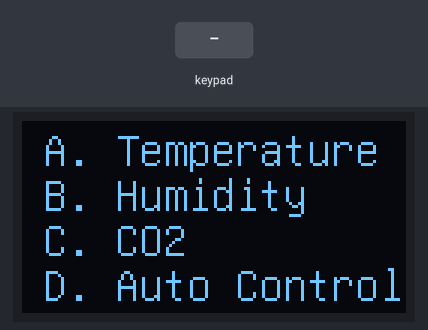
This program was run on a simulated ESP32. Parts: 128×64 one-colour display. Wiring (inferred from the names in the program): 4×4 keypad with keys 1 2 3 A 4 5 6 B 7 8 9 C * 0 # D: rows GPIO 13, GPIO 12, GPIO 14, GPIO 27; columns GPIO 33, GPIO 32, GPIO 26, GPIO 25. The inputs (shaded band) are chosen by the test bench. WiFi joins after 1.5 s; servers stay silent unless stated; uploads are accepted with an empty reply; what the program prints to the serial monitor is not drawn.

Above: at 3.2 s.
3.3 s: keypad keys 2 6 2 5 3 3 3 2 * pressed 0.4 s apart
At 7.0 s:
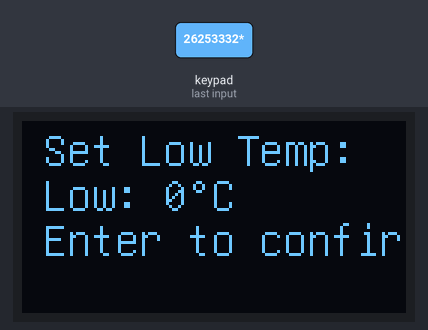
8.4 s: keypad keys 1 3 1 2 1 4 2 7 * pressed 0.4 s apart
At 12.0 s:
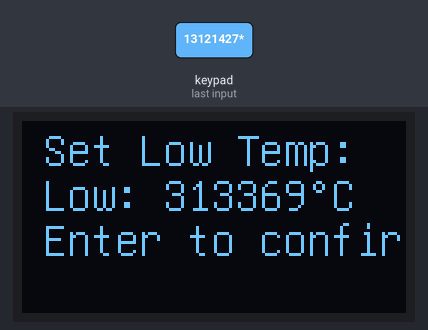
13.5 s: key '5' pressed
At 14.3 s:
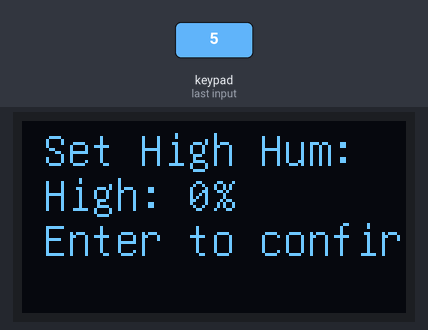
15.1 s: key '*' pressed
At 16.0 s:
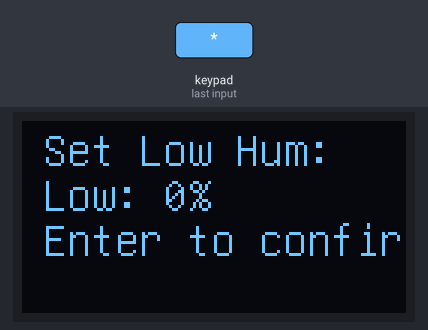
16.7 s: keypad keys 1 3 9 7 2 2 2 2 * pressed 0.4 s apart
At 18.4 s:
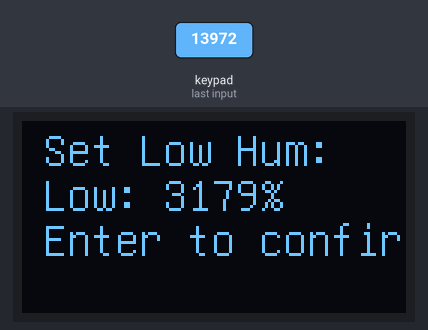
21.8 s: key '8' pressed
At 22.4 s:
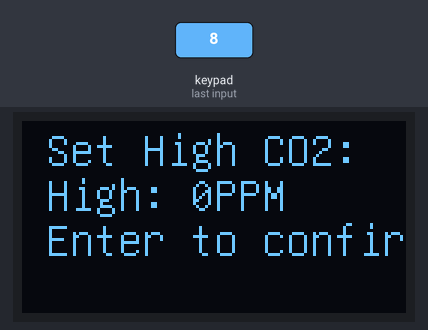
Timing chart, 0 to 24.4 s (numbered marks = the images above; inputs shaded):
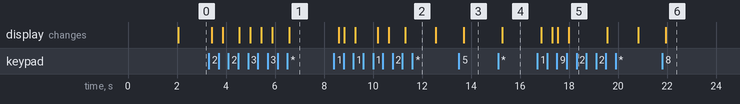

The program:

main.cpp
```cpp
#include <Arduino.h>
#include <U8g2lib.h>
#include "display.h"
#include "wificonnected.h"
// put function declarations here:
int myFunction(int, int);
//定义行引脚数组
int row_pins[4]={13,12,14,27};
//定义列引脚数组
int col_pins[4]={26,25,33,32};
char key;


char read_keypad(){
  char keys[4][4]={
    {'1','2','3','A'},
    {'4','5','6','B'},
    {'7','8','9','C'},
    {'*','0','#','D'},
  };
  for(int j=0;j<4;j++){
    digitalWrite(col_pins[j],LOW);
    for(int i=0;i<4;i++){
      if(!digitalRead(row_pins[i])){
        return keys[i][j];
      }
    }
    digitalWrite(col_pins[j],HIGH);
  }
  return '\0';
}


void setup() {

  ConnectWifiS();
  u8g2.begin();
  u8g2.enableUTF8Print();
  for(int i=0;i<4;i++){
    pinMode(row_pins[i],INPUT_PULLUP);
    pinMode(col_pins[i],OUTPUT);
    digitalWrite(col_pins[i],HIGH);
  }

}
//获取按键值函数

void loop() {

  // ConnectWifiL();
  // put your main code here, to run repeatedly:
  key=read_keypad();
  u8g2.setFont(u8g2_font_unifont_t_symbols);

if (key) {
    if (currentPage == MAIN_MENU && key == 'A') {
      currentPage = SET_TEMPERATURE_HIGH;

    }
    else if(currentPage == MAIN_MENU && key == 'B')
    {
      currentPage = SET_WET_HIGH;
    }
    else if(currentPage == MAIN_MENU && key == 'C')
    {
      currentPage = SET_CO2_HIGH;
    }
    else if(currentPage == MAIN_MENU && key == 'D')
    {
      currentPage = SET_ALL_CONTROL;
    }
    else{
      handleInput(key);
    }

  }


  switch (currentPage)
  {
  case  SET_TEMPERATURE_HIGH:
      displaySetTemperatureHigh();
    /* code */
    break;
   case  SET_TEMPERATURE_LOW:
      displaySetTemperatureLow();
    /* code */
    break;
    case  SET_WET_HIGH:
      displaySetWetHigh();
    /* code */
    break;
    case  SET_WET_LOW:
      displaySetWetLow();
    /* code */
    break;
     case  SET_ALL_CONTROL:
      displaySetFanNum();
    /* code */
    break;
    case  SET_CO2_LOW:
      displaySetCO2Low();
      break;
    case  SET_CO2_HIGH:
      displaySetCO2High();
    /* code */
    break;
    /* code */


  default:
  displayMainMenu();
    break;
  }

  delay(200); // 添加延迟以避免抖动


}
```

display.h
```cpp
#include <Arduino.h>
#include <U8g2lib.h>
#include <WiFi.h>
#include <HTTPClient.h>

extern const char* ssid ;
extern const char* password ;
extern const char* serverAddress ; // 接收端ESP32的IP地址
extern const int serverPort ; // 接收端ESP32的HTTP服务器端口
extern const int buttonPin ;

extern bool lastButtonState ;
extern bool buttonPressed ;

extern U8G2_SSD1306_128X64_NONAME_F_HW_I2C u8g2;

extern enum Page {
  MAIN_MENU,
  SET_TEMPERATURE_HIGH,
  SET_TEMPERATURE_LOW,
  SET_WET_HIGH,
  SET_WET_LOW,
  SET_CO2_HIGH,
  SET_CO2_LOW,
  SET_ALL_CONTROL
}currentPage;

extern int tempHigh ;
extern int tempLow ;
extern int WetHigh;
extern int WetLow;
extern int FANNUM;
extern int CO2High;
extern int CO2Low;
void displayMainMenu() ;
void displaySetTemperatureHigh() ;
void displaySetTemperatureLow() ;
void handleInput(char key) ;
void displaySetWetHigh();
void displaySetWetLow();
void displaySetFanNum();
void displaySetCO2High();
void displaySetCO2Low();
```

wificonnected.h
```cpp
void ConnectWifiS();
void ConnectWifiL();
void sendHttpRequest(const char* serverAddress, const char* command);
void sendHttpTempRequest(const char* serverAddress,const int highTemp, const int lowTemp);
void sendHttpHumRequest(const char* serverAddress,const int highHum,const int lowHum);
void sendRequestsToMultipleServers(const char* command);
void sendTempToMultipleServers(const int highTemp, const int lowTemp);
void sendHumToMultipleServers(const int highHum, const int lowHum);
```

autoControl.cpp
```cpp
#include "display.h"
#include "wificonnected.h"
void displaySetFanNum() {
  u8g2.clearBuffer();

  u8g2.setCursor(7, 15); // 指定显示位置
  u8g2.print("Start Fan ");


  u8g2.setCursor(7, 30); // 提示按键
  u8g2.print("Press to open and close");
  ConnectWifiL();

  u8g2.setCursor(7, 45); // 提示按键
  u8g2.print("Enter to confirm");

  u8g2.sendBuffer();
  }
```

co2Hum.cpp
```cpp
#include "display.h"
void displaySetCO2High() {
  u8g2.clearBuffer();

  u8g2.setCursor(8, 15); // 指定显示位置
  u8g2.print("Set High CO2:");

  u8g2.setCursor(8, 30); // 显示高温
  u8g2.print("High: ");
  u8g2.print(CO2High);
  u8g2.print("PPM");

  u8g2.setCursor(8, 45); // 提示按键
  u8g2.print("Enter to confirm");

  u8g2.sendBuffer();
}

void displaySetCO2Low() {
  u8g2.clearBuffer();

  u8g2.setCursor(8, 15); // 指定显示位置
  u8g2.print("Set Low CO2:");

  u8g2.setCursor(8, 30); // 显示低温
  u8g2.print("Low: ");
  u8g2.print(CO2Low);
  u8g2.print("PPM");


  u8g2.setCursor(8, 45); // 提示按键
  u8g2.print("Enter to confirm");

  u8g2.sendBuffer();
}
```

display.cpp
```cpp
#include "display.h"
#include "wificonnected.h"

U8G2_SSD1306_128X64_NONAME_F_HW_I2C u8g2(U8G2_R0, /* reset=*/U8X8_PIN_NONE, /* clock=*/22, /* data=*/21);

Page currentPage = MAIN_MENU;

int tempHigh = 0;
int tempLow = 0;
int WetHigh = 0;
int WetLow = 0;
int FANNUM =0;
int CO2Low = 0;
int CO2High =0;
void displayMainMenu() {
  u8g2.clearBuffer();

  u8g2.setCursor(7, 15); // 指定显示位置
  u8g2.print("A. Temperature");

  u8g2.setCursor(7, 30); // 指定显示位置
  u8g2.print("B. Humidity");

  u8g2.setCursor(7, 45); // 指定显示位置
  u8g2.print("C. CO2");

  u8g2.setCursor(7, 60); // 指定显示位置
  u8g2.print("D. Auto Control");

  u8g2.sendBuffer();
}


void handleInput(char key) {
  if (key >= '0' && key <= '9') {
    switch (currentPage)
    {
    case SET_TEMPERATURE_HIGH:
     tempHigh = tempHigh * 10 + (key - '0');
        /* code */
        break;
    case SET_TEMPERATURE_LOW:
      tempLow = tempLow * 10 + (key - '0');
        /* code */
        break;
    case SET_WET_HIGH:
     WetHigh = WetHigh* 10 + (key - '0');
        /* code */
        break;
    case SET_WET_LOW:
      WetLow = WetLow* 10 + (key - '0');
        /* code */
        break;
    // case SET_ALL_CONTROL:
    //     FANNUM = 4-'0';
    //     break;
    case SET_CO2_LOW:
      CO2Low = CO2Low* 10 + (key - '0');
        /* code */
        break;
    case SET_CO2_HIGH:
      CO2High = CO2High* 10 + (key - '0');
        /* code */
        break;
    }
  } else if (key == '#') {
    // 使用 '#' 键来确认设置
    switch (currentPage)
    {
    case SET_TEMPERATURE_HIGH:
     currentPage = SET_TEMPERATURE_LOW;
        /* code */
        break;
    case SET_TEMPERATURE_LOW:
     currentPage = MAIN_MENU;
     sendTempToMultipleServers(tempHigh,tempLow);


        /* code */
        break;
    case SET_WET_HIGH:
     currentPage = SET_WET_LOW;
        /* code */
        break;
    case SET_WET_LOW:
    currentPage = MAIN_MENU;
    sendHumToMultipleServers(WetHigh, WetLow);

        /* code */
        break;
    case SET_ALL_CONTROL:
     currentPage = MAIN_MENU;
        /* code */
        break;
     case SET_CO2_LOW:
     currentPage = MAIN_MENU;
        /* code */
        break;
      case SET_CO2_HIGH:
     currentPage = SET_CO2_LOW;
        /* code */
        break;

    }
  } else if (key == '*') {
    // 使用 '*' 键来重置当前设置
     switch (currentPage)
    {
    case SET_TEMPERATURE_HIGH:
        tempHigh= 0;
        /* code */
        break;
    case SET_TEMPERATURE_LOW:
        tempLow = 0;
        /* code */
        break;
    case SET_WET_HIGH:
        WetHigh = 0;
        /* code */
        break;
    case SET_WET_LOW:
        WetLow = 0;
        /* code */
        break;
    case SET_ALL_CONTROL:
        FANNUM = 0;
        /* code */
        break;
    case SET_CO2_LOW:
        CO2Low = 0;
        /* code */
        break;
    case SET_CO2_HIGH:
        CO2High = 0;
        /* code */
        break;

  }
}
}
```

displayTemp.cpp
```cpp
#include "display.h"
void displaySetTemperatureHigh() {
  u8g2.clearBuffer();

  u8g2.setCursor(7, 15); // 指定显示位置
  u8g2.print("Set High Temp:");

  u8g2.setCursor(7, 30); // 显示高温
  u8g2.print("High: ");
  u8g2.print(tempHigh);
  u8g2.print("\u00B0C");

  u8g2.setCursor(7, 45); // 提示按键
  u8g2.print("Enter to confirm");

  u8g2.sendBuffer();
}

void displaySetTemperatureLow() {
  u8g2.clearBuffer();

  u8g2.setCursor(7, 15); // 指定显示位置
  u8g2.print("Set Low Temp:");

  u8g2.setCursor(7, 30); // 显示低温
  u8g2.print("Low: ");
  u8g2.print(tempLow);
  u8g2.print("\u00B0C");


  u8g2.setCursor(7, 45); // 提示按键
  u8g2.print("Enter to confirm");

  u8g2.sendBuffer();
}
```

displayWet.cpp
```cpp
#include "display.h"
void displaySetWetHigh() {
  u8g2.clearBuffer();

  u8g2.setCursor(7, 15); // 指定显示位置
  u8g2.print("Set High Hum:");

  u8g2.setCursor(7, 30); // 显示高温
  u8g2.print("High: ");
  u8g2.print(WetHigh);
  u8g2.print("%");

  u8g2.setCursor(7, 45); // 提示按键
  u8g2.print("Enter to confirm");

  u8g2.sendBuffer();
}

void displaySetWetLow() {
  u8g2.clearBuffer();

  u8g2.setCursor(7, 15); // 指定显示位置
  u8g2.print("Set Low Hum:");

  u8g2.setCursor(7, 30); // 显示低温
  u8g2.print("Low: ");
  u8g2.print(WetLow);
  u8g2.print("%");

  u8g2.setCursor(7, 45); // 提示按键
  u8g2.print("Enter to confirm");

  u8g2.sendBuffer();
}
```

wifiControl.cpp
```cpp
#include "display.h"
#include "wificonnected.h"
const char* ssid = "Redmi Note 13 Pro";
const char* password = "zhx130196";
const char* serverAddress1 = "192.168.132.252";
const char* serverAddress2 = "192.168.132.233";
const char* serverAddress3 = "192.168.132.183";
const char* serverAddress4 = "192.168.132.78"; // 接收端ESP32的IP地址
const int serverPort = 80; // 接收端ESP32的HTTP服务器端口
const int buttonPin = 16;
const char* serverAddresses[] = {serverAddress1,serverAddress2,serverAddress3,serverAddress4};
// bool lastButtonState = HIGH;
bool buttonPressed = false;


void ConnectWifiS(){
  Serial.begin(115200);
  pinMode(buttonPin, INPUT_PULLUP);

  WiFi.begin(ssid, password);
  while (WiFi.status() != WL_CONNECTED) {
    delay(1000);
    Serial.println("Connecting to WiFi...");
  }

  Serial.println("Connected to WiFi");
}

// void sendHttpRequest(const char* command) {
//   HTTPClient http;

//   String url = String("http://") + serverAddress1 + "/" + command;
//   http.begin(url);

//   int httpResponseCode = http.GET();

//   if (httpResponseCode > 0) {
//     String response = http.getString();
//     Serial.println(response);
//   } else {
//     Serial.printf("Error on sending GET: %d\n", httpResponseCode);
//   }

//   http.end();
// }
void sendHttpRequest(const char* serverAddress, const char* command) {
  HTTPClient http;

  String url = String("http://") + serverAddress + "/" + command;
  http.begin(url);

  int httpResponseCode = http.GET();

  if (httpResponseCode > 0) {
    String response = http.getString();
    Serial.println(response);
  } else {
    Serial.printf("Error on sending GET: %d\n", httpResponseCode);
  }

  http.end();
}
void sendHttpTempRequest(const char* serverAddress,const int highTemp, const int lowTemp) {
  HTTPClient http;

  String url = String("http://") + serverAddress + "/" + "?highTemp="+highTemp + "&lowTemp=" + lowTemp;
  http.begin(url);

  int httpResponseCode = http.GET();

  if (httpResponseCode > 0) {
    String response = http.getString();
    Serial.println(response);
  } else {
    Serial.printf("Error on sending GET: %d\n", httpResponseCode);
  }

  http.end();
}
void sendHttpHumRequest(const char* serverAddress,const int highHum,const int lowHum){
  HTTPClient http;
  String url = String("http://") + serverAddress + "/" + "?highHum="+highHum + "&lowHum=" + lowHum;
  http.begin(url);

  int httpResponseCode = http.GET();

  if (httpResponseCode > 0) {
    String response = http.getString();
    Serial.println(response);
  } else {
    Serial.printf("Error on sending GET: %d\n", httpResponseCode);
  }

  http.end();

}
void sendRequestsToMultipleServers(const char* command) {

  const int numServers = sizeof(serverAddresses) / sizeof(serverAddresses[0]);

  for (int i = 0; i < numServers; i++) {
    sendHttpRequest(serverAddresses[i], command);
  }
}
void sendTempToMultipleServers(const int highTemp, const int lowTemp) {
   Serial.printf("Temp sent");
  const int numServers = sizeof(serverAddresses) / sizeof(serverAddresses[0]);

  for (int i = 0; i < numServers; i++) {
    sendHttpTempRequest(serverAddresses[i],highTemp,lowTemp);
  }
}
void sendHumToMultipleServers(const int highHum, const int lowHum) {
  Serial.printf("Hum sent");
  const int numServers = sizeof(serverAddresses) / sizeof(serverAddresses[0]);

  for (int i = 0; i < numServers; i++) {
    sendHttpHumRequest(serverAddresses[i],highHum,lowHum);
  }
}


void ConnectWifiL(){
//   int buttonState = ;
    if (digitalRead(buttonPin) == LOW ){
        delay(50);
  // Check if button state changed from HIGH to LOW
  if (digitalRead(buttonPin) == LOW ) {
        delay(100);
        buttonPressed = !buttonPressed;
    if (buttonPressed) {
      sendRequestsToMultipleServers("FORWARD");
    } else {
      sendRequestsToMultipleServers("REVERSE");
    }while(digitalRead(buttonPin) == LOW){
        delay(10);
    }
  }
}
}
  // Update lastButtonState for the next iteration
//   lastButtonState = buttonState;
```

Measured:
- after the input at 3.3 s, the display: first changes after 0.11 s (image 1 shows a later state)
- after the input at 8.4 s, the display: first changes after 0.20 s (image 2 shows a later state)
- after the input at 13.5 s, the display: changes after 0.19 s (image 3)
- after the input at 15.1 s, the display: changes after 0.17 s (image 4)
- after the input at 16.7 s, the display: first changes after 0.15 s (image 5 shows a later state)
- after the input at 21.8 s, the display: changes after 0.14 s (image 6)
